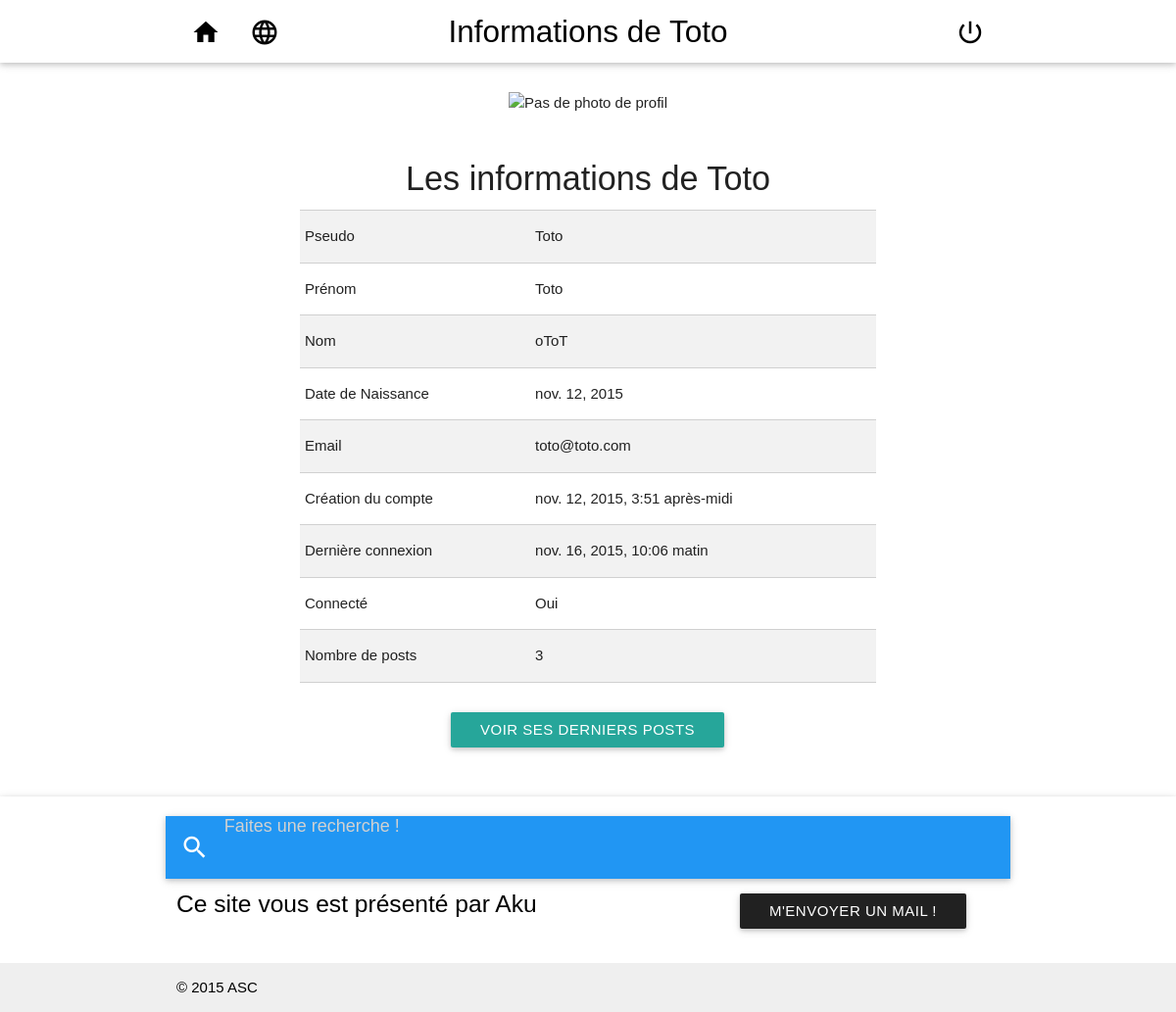
Screenshot of /forum/profileinfos/1/ with the database file from the repository.
### forum/models.py (models this page shows, shortened)
class Profile(models.Model):
	pseudo = models.CharField(max_length=100, default='', unique=True)
	firstname = models.CharField(max_length=100, default='')
	lastname = models.CharField(max_length=100, default='')
	birthdate = models.DateField(blank=True)
	image = models.ImageField(upload_to='forum/profiles/', default='profiles/Profil.jpg', storage=OverwriteStorage())
	previous_login = models.DateTimeField(blank=True)
	user = models.ForeignKey(settings.AUTH_USER_MODEL)
	objects = ProfileManager()

### forum/profile.py (the view)
# urls.py: url(r'^profileinfos/(?P<profile_id>[0-9]+)/$', profile.profile_infos, name='profileinfos'),
def profile_infos(request, profile_id):
	try:
		profile = ProfileDto(Profile.objects.get(id=profile_id))
		context = {'pagetitle': 'Informations de ' + profile.pseudo, 'profile': profile}
		return render(request, 'profileinfos.html', context)
	except ObjectDoesNotExist:
		return redirect('forum')

### forum/templates/profileinfos.html (shortened to what this page needs)
{% extends "base.html" %}
{% block content %}
{% load staticfiles %}
<main class="container">
	<section class="section">
		<section class="section">
			<div class="center">
				<img class="responsive-img profile-img" src="{{ profile.image }}" alt="Pas de photo de profil" >
			</div>
		</section>
		<section class="section">
			<div class="container">
				<table class="responsive-table bordered striped">
					<caption>
						<h4>Les informations de {{ profile.pseudo }}</h4>
					</caption>
					<tbody>
						<tr>
							<td>Pseudo</td>
							<td>{{ profile.pseudo }}</td>
						</tr>
						<tr>
							<td>Prénom</td>
							<td>{{ profile.firstname }}</td>
						</tr>
						<tr>
							<td>Nom</td>
							<td>{{ profile.lastname }}</td>
						</tr>
						<tr>
							<td>Date de Naissance</td>
							<td>{{ profile.birthdate }}</td>
						</tr>
						<tr>
							<td>Email</td>
							<td>{{ profile.email }}</td>
						</tr>
						<tr>
							<td>Création du compte</td>
							<td>{{ profile.creation }}</td>
						</tr>
						<tr>
							<td>Dernière connexion</td>
							<td>{{ profile.last_login }}</td>
						</tr>
						<tr>
							<td>Connecté</td>
							<td>{% if profile.logged %}Oui{% else %}Non{% endif %}</td>
						</tr>
						<tr>
							<td>Nombre de posts</td>
							<td>{{ profile.posts_number }}</td>
						</tr>
					</tbody>
				</table>
			</div>
		</section>
		{% if profile.posts_number > 0 %}
			<section class="section">
				<div class="center">
					<a href="#modal-last-posts" class="btn modal-trigger tooltipped waves-effect" data-position="bottom" data-tooltip="Derners posts">
						Voir ses derniers posts
					</a>
				</div>
			</section>
		{% endif %}
	</section>
</main>
{% endblock content %}

### forum/static/css/forum.css (style rules this page uses)
html { font-family: GillSans, Calibri, Trebuchet, sans-serif; text-align: justify; text-justify: inter-word; }
body { display: flex; min-height: 100vh; flex-direction: column; }
main { flex: 1 0 auto; }
.profile-img { max-height: 100px; }

### rows the page displays
Profile: pseudo "Toto", firstname "Toto", lastname "oToT", birthdate "nov. 12, 2015"

### other values shown
{{ pagetitle }} "Informations de Toto"
{{ profile.email }} "toto@toto.com"
{{ profile.creation }} "nov. 12, 2015, 3:51 après-midi"
{{ profile.last_login }} "nov. 16, 2015, 10:06 matin"
{{ profile.posts_number }} "3"
